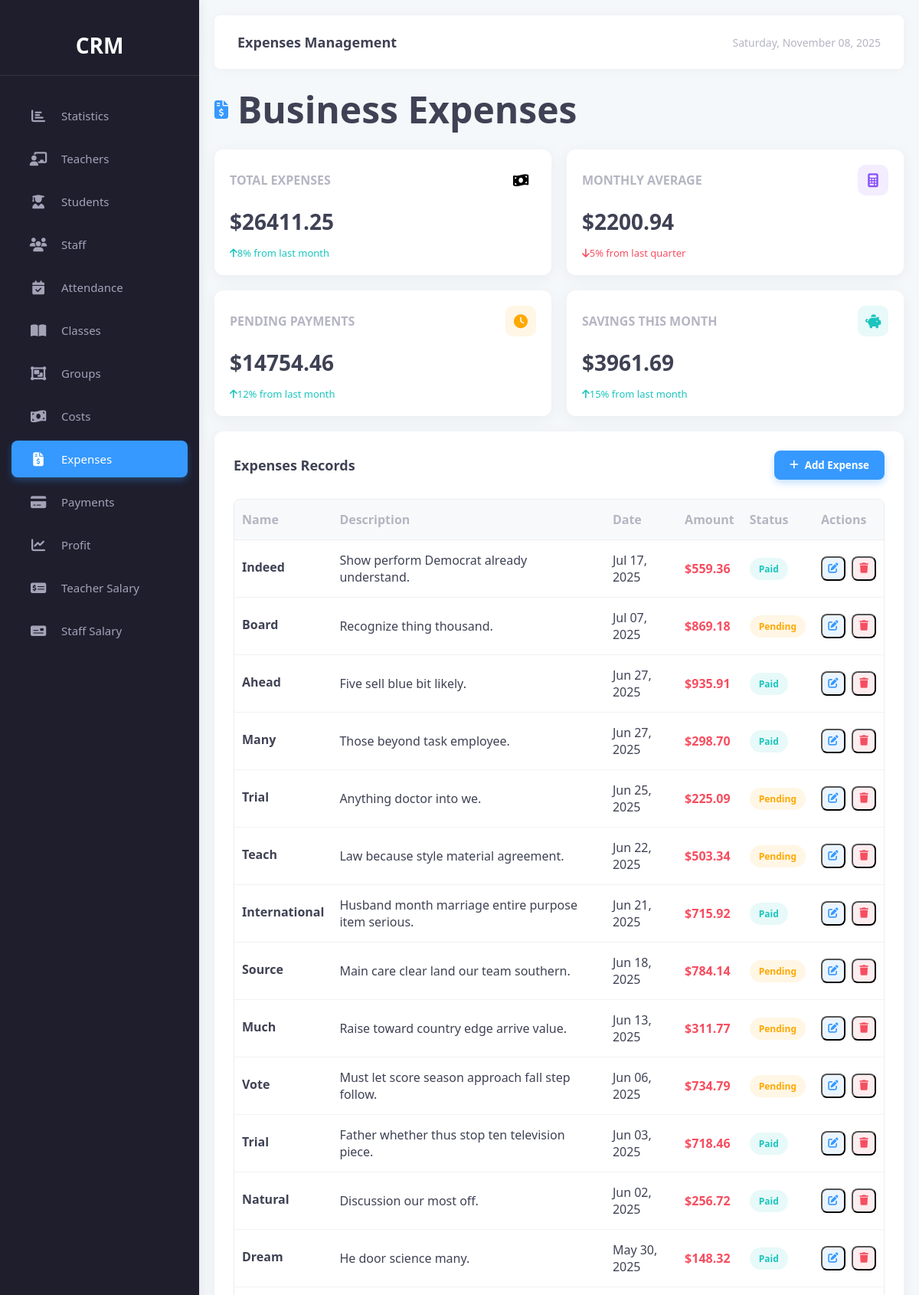
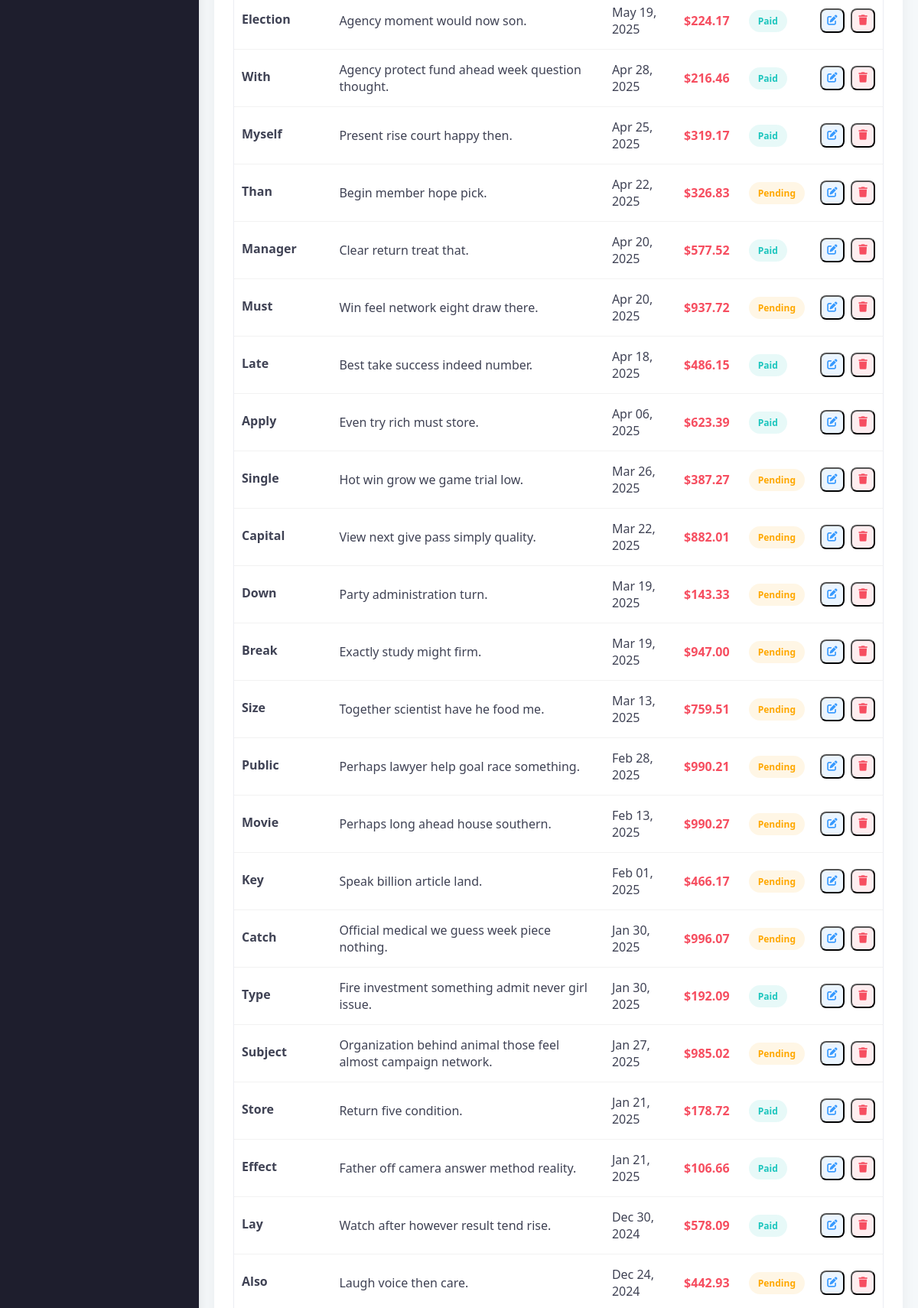
Page /expense/ (upper part) on the committed database (2 pictures, top to bottom).
### finance/models.py (models this page shows, shortened)
class Expanses(models.Model):
    name = models.CharField(max_length=255)
    description = models.TextField()
    date = models.DateField()
    amount = models.DecimalField(max_digits=10, decimal_places=2)
    status = models.BooleanField(default=False)

### views/expenses/views.py (the view)
# urls.py: path('', views.expense_management, name='expense_management'),
def expense_management(request):
    expenses = Expanses.objects.all().order_by('-date')
    total_expenses = sum(e.amount for e in expenses)
    monthly_expenses = {}
    for expense in expenses:
        month_key = expense.date.strftime('%Y-%m')
        monthly_expenses.setdefault(month_key, 0)
        monthly_expenses[month_key] += expense.amount
    monthly_avg = total_expenses / len(monthly_expenses) if monthly_expenses else 0
    pending_payments = sum(e.amount for e in expenses if not e.status)
    savings = total_expenses * Decimal('0.15')
    categories = {
        'Rent': 0,
        'Utilities': 0,
        'Taxes': 0,
        'Supplies': 0,
        'Equipment': 0,
        'Other': 0
    }
    for expense in expenses:
        if 'rent' in expense.name.lower():
            categories['Rent'] += expense.amount
        elif 'internet' in expense.name.lower() or 'electric' in expense.name.lower():
            categories['Utilities'] += expense.amount
        elif 'tax' in expense.name.lower():
            categories['Taxes'] += expense.amount
        elif 'material' in expense.name.lower() or 'supply' in expense.name.lower():
            categories['Supplies'] += expense.amount
        elif 'projector' in expense.name.lower() or 'equipment' in expense.name.lower():
            categories['Equipment'] += expense.amount
        else:
            categories['Other'] += expense.amount
    context = {
        'expenses': expenses,
        'total_expenses': total_expenses,
        'monthly_avg': monthly_avg,
        'pending_payments': pending_payments,
        'savings': savings,
        'current_date': timezone.now(),
        'chart_labels': list(categories.keys()),
        'chart_data': list(categories.values()),
        'chart_colors': [
            'rgba(27, 197, 189, 0.8)',  # Rent - teal
            'rgba(54, 153, 255, 0.8)',  # Utilities - blue
            'rgba(137, 80, 252, 0.8)',  # Taxes - purple
            'rgba(255, 168, 0, 0.8)',  # Supplies - orange
            'rgba(246, 78, 96, 0.8)',  # Equipment - red
            'rgba(181, 181, 195, 0.8)'  # Other - gray
        ]
    }
    return render(request, 'expenses.html', context)

### templates/expenses.html (shortened to what this page needs)
<!DOCTYPE html>
<html lang="en">
<head>
    <link rel="stylesheet" href="https://cdnjs.cloudflare.com/ajax/libs/font-awesome/6.4.0/css/all.min.css">
</head>
<body>
    <div class="sidebar">
        <div class="logo">
            <span>CRM</span>
        </div>
        <div class="nav-links">
        <a href="{% url 'statistic' %}" class="nav-item">
            <i class="fas fa-chart-bar"></i>
            <span class="nav-text">Statistics</span>
        </a>
        <a href="{% url 'teacher' %}" class="nav-item">
            <i class="fas fa-chalkboard-teacher"></i>
            <span class="nav-text">Teachers</span>
        </a>
        <a href="{% url 'students_list' %}" class="nav-item">
            <i class="fas fa-user-graduate"></i>
            <span class="nav-text">Students</span>
        </a>
        <a href="{% url 'staff_list' %}" class="nav-item">
            <i class="fas fa-users"></i>
            <span class="nav-text">Staff</span>
        </a>
        <a href="{% url 'attendance' %}" class="nav-item">
            <i class="fas fa-calendar-check"></i>
            <span class="nav-text">Attendance</span>
        </a>
        <a href="{% url 'classes' %}" class="nav-item">
            <i class="fas fa-book-open"></i>
            <span class="nav-text">Classes</span>
        </a>
        <a href="{% url 'group_management' %}" class="nav-item">
            <i class="fas fa-object-group"></i>
            <span class="nav-text">Groups</span>
        </a>
        <a href="{% url 'costs_management' %}" class="nav-item">
            <i class="fas fa-money-bill-wave"></i>
            <span class="nav-text">Costs</span>
        </a>
        <a href="{% url 'expense_management' %}" class="nav-item active">
            <i class="fas fa-file-invoice-dollar"></i>
            <span class="nav-text">Expenses</span>
        </a>
        <a href="{% url 'payment_management' %}" class="nav-item">
            <i class="fas fa-credit-card"></i>
            <span class="nav-text">Payments</span>
        </a>
        <a href="{% url 'profit_analysis' %}" class="nav-item">
            <i class="fas fa-chart-line"></i>
            <span class="nav-text">Profit</span>
        </a>
        <a href="{% url 'teacher_salary' %}" class="nav-item">
            <i class="fas fa-money-check-alt"></i>
            <span class="nav-text">Teacher Salary</span>
        </a>
        <a href="{% url 'staff_salary' %}" class="nav-item">
            <i class="fas fa-money-check"></i>
            <span class="nav-text">Staff Salary</span>
        </a>
    </div>
    </div>
    <div class="main-content">
        <div class="content-header">
            <div class="welcome-text">Expenses Management</div>
            <div class="date-display">{{ current_date|date:"l, F d, Y" }}</div>
        </div>
        <div class="page-title">
            <i class="fas fa-file-invoice-dollar"></i>
            <h1>Business Expenses</h1>
        </div>
        <div class="stats-container">
            <div class="stat-card">
                <div class="stat-header">
                    <div class="stat-title">TOTAL EXPENSES</div>
                    <div class="stat-icon danger">
                        <i class="fas fa-money-bill-wave"></i>
                    </div>
                </div>
                <div class="stat-value">${{ total_expenses|floatformat:2 }}</div>
                <div class="stat-trend trend-up">
                    <i class="fas fa-arrow-up"></i>
                    <span>8% from last month</span>
                </div>
            </div>
            <div class="stat-card">
                <div class="stat-header">
                    <div class="stat-title">MONTHLY AVERAGE</div>
                    <div class="stat-icon secondary">
                        <i class="fas fa-calculator"></i>
                    </div>
                </div>
                <div class="stat-value">${{ monthly_avg|floatformat:2 }}</div>
                <div class="stat-trend trend-down">
                    <i class="fas fa-arrow-down"></i>
                    <span>5% from last quarter</span>
                </div>
            </div>
            <div class="stat-card">
                <div class="stat-header">
                    <div class="stat-title">PENDING PAYMENTS</div>
                    <div class="stat-icon warning">
                        <i class="fas fa-clock"></i>
                    </div>
                </div>
                <div class="stat-value">${{ pending_payments|floatformat:2 }}</div>
                <div class="stat-trend trend-up">
                    <i class="fas fa-arrow-up"></i>
                    <span>12% from last month</span>
                </div>
            </div>
            <div class="stat-card">
                <div class="stat-header">
                    <div class="stat-title">SAVINGS THIS MONTH</div>
                    <div class="stat-icon success">
                        <i class="fas fa-piggy-bank"></i>
                    </div>
                </div>
                <div class="stat-value">${{ savings|floatformat:2 }}</div>
                <div class="stat-trend trend-up">
                    <i class="fas fa-arrow-up"></i>
                    <span>15% from last month</span>
                </div>
            </div>
        </div>
        <div class="expenses-container">
            <div class="card">
                <div class="card-header">
                    <div class="card-title">Expenses Records</div>
                    <button class="btn btn-primary" id="addExpenseBtn">
                        <i class="fas fa-plus"></i> Add Expense
                    </button>
                </div>
                <div class="table-responsive">
                    <table>
                        <thead>
                            <tr>
                                <th>Name</th>
                                <th>Description</th>
                                <th>Date</th>
                                <th>Amount</th>
                                <th>Status</th>
                                <th>Actions</th>
                            </tr>
                        </thead>
                        <tbody id="expensesTable">
                            {% for expense in expenses %}
                            <tr data-id="{{ expense.id }}">
                                <td>
                                    <div class="expense-title">{{ expense.name }}</div>
                                </td>
                                <td>{{ expense.description }}</td>
                                <td>{{ expense.date|date:"M d, Y" }}</td>
                                <td>
                                    <div class="amount expense">${{ expense.amount|floatformat:2 }}</div>
                                </td>
                                <td>
                                    <div class="status {% if expense.status %}paid{% else %}pending{% endif %} toggle-status" data-id="{{ expense.id }}">
                                        {% if expense.status %}Paid{% else %}Pending{% endif %}
                                    </div>
                                </td>
                                <td>
                                    <div class="action-buttons">
                                        <button class="action-btn edit-btn" data-id="{{ expense.id }}">
                                            <i class="fas fa-edit"></i>
                                        </button>
                                        <button class="action-btn delete-btn" data-id="{{ expense.id }}">
                                            <i class="fas fa-trash"></i>
                                        </button>
                                    </div>
                                </td>
                            </tr>
                            {% endfor %}
                        </tbody>
                    </table>
                </div>
            </div>
        </div>
    </div>
</body>
</html>

### rows in the picture
Expanses: name "Indeed", description "Show perform Democrat already understand.", date "Jul 17, 2025", amount "559.36", status "Paid"
Expanses: name "Board", description "Recognize thing thousand.", date "Jul 07, 2025", amount "869.18", status "Pending"
Expanses: name "Ahead", description "Five sell blue bit likely.", date "Jun 27, 2025", amount "935.91", status "Paid"
Expanses: name "Many", description "Those beyond task employee.", date "Jun 27, 2025", amount "298.70", status "Paid"
Expanses: name "Trial", description "Anything doctor into we.", date "Jun 25, 2025", amount "225.09", status "Pending"
Expanses: name "Teach", description "Law because style material agreement.", date "Jun 22, 2025", amount "503.34", status "Pending"
Expanses: name "International", description "Husband month marriage entire purpose item serious.", date "Jun 21, 2025", amount "715.92", status "Paid"
Expanses: name "Source", description "Main care clear land our team southern.", date "Jun 18, 2025", amount "784.14", status "Pending"
Expanses: name "Much", description "Raise toward country edge arrive value.", date "Jun 13, 2025", amount "311.77", status "Pending"
Expanses: name "Vote", description "Must let score season approach fall step follow.", date "Jun 06, 2025", amount "734.79", status "Pending"
Expanses: name "Trial", description "Father whether thus stop ten television piece.", date "Jun 03, 2025", amount "718.46", status "Paid"
Expanses: name "Natural", description "Discussion our most off.", date "Jun 02, 2025", amount "256.72", status "Paid"
Expanses: name "Dream", description "He door science many.", date "May 30, 2025", amount "148.32", status "Paid"
Expanses: name "Election", description "Agency moment would now son.", date "May 19, 2025", amount "224.17", status "Paid"
Expanses: name "With", description "Agency protect fund ahead week question thought.", date "Apr 28, 2025", amount "216.46", status "Paid"
Expanses: name "Myself", description "Present rise court happy then.", date "Apr 25, 2025", amount "319.17", status "Paid"
Expanses: name "Than", description "Begin member hope pick.", date "Apr 22, 2025", amount "326.83", status "Pending"
Expanses: name "Manager", description "Clear return treat that.", date "Apr 20, 2025", amount "577.52", status "Paid"
Expanses: name "Must", description "Win feel network eight draw there.", date "Apr 20, 2025", amount "937.72", status "Pending"
Expanses: name "Late", description "Best take success indeed number.", date "Apr 18, 2025", amount "486.15", status "Paid"
Expanses: name "Apply", description "Even try rich must store.", date "Apr 06, 2025", amount "623.39", status "Paid"
Expanses: name "Single", description "Hot win grow we game trial low.", date "Mar 26, 2025", amount "387.27", status "Pending"
Expanses: name "Capital", description "View next give pass simply quality.", date "Mar 22, 2025", amount "882.01", status "Pending"
Expanses: name "Down", description "Party administration turn.", date "Mar 19, 2025", amount "143.33", status "Pending"
Expanses: name "Break", description "Exactly study might firm.", date "Mar 19, 2025", amount "947.00", status "Pending"
Expanses: name "Size", description "Together scientist have he food me.", date "Mar 13, 2025", amount "759.51", status "Pending"
Expanses: name "Public", description "Perhaps lawyer help goal race something.", date "Feb 28, 2025", amount "990.21", status "Pending"
Expanses: name "Movie", description "Perhaps long ahead house southern.", date "Feb 13, 2025", amount "990.27", status "Pending"
Expanses: name "Key", description "Speak billion article land.", date "Feb 01, 2025", amount "466.17", status "Pending"
Expanses: name "Catch", description "Official medical we guess week piece nothing.", date "Jan 30, 2025", amount "996.07", status "Pending"
Expanses: name "Type", description "Fire investment something admit never girl issue.", date "Jan 30, 2025", amount "192.09", status "Paid"
Expanses: name "Subject", description "Organization behind animal those feel almost campaign network.", date "Jan 27, 2025", amount "985.02", status "Pending"
Expanses: name "Store", description "Return five condition.", date "Jan 21, 2025", amount "178.72", status "Paid"
Expanses: name "Effect", description "Father off camera answer method reality.", date "Jan 21, 2025", amount "106.66", status "Paid"
Expanses: name "Lay", description "Watch after however result tend rise.", date "Dec 30, 2024", amount "578.09", status "Paid"
Expanses: name "Also", description "Laugh voice then care.", date "Dec 24, 2024", amount "442.93", status "Pending"

### other values in the picture
{{ total_expenses|floatformat:2 }} "26411.25"
{{ monthly_avg|floatformat:2 }} "2200.94"
{{ pending_payments|floatformat:2 }} "14754.46"
{{ savings|floatformat:2 }} "3961.69"
